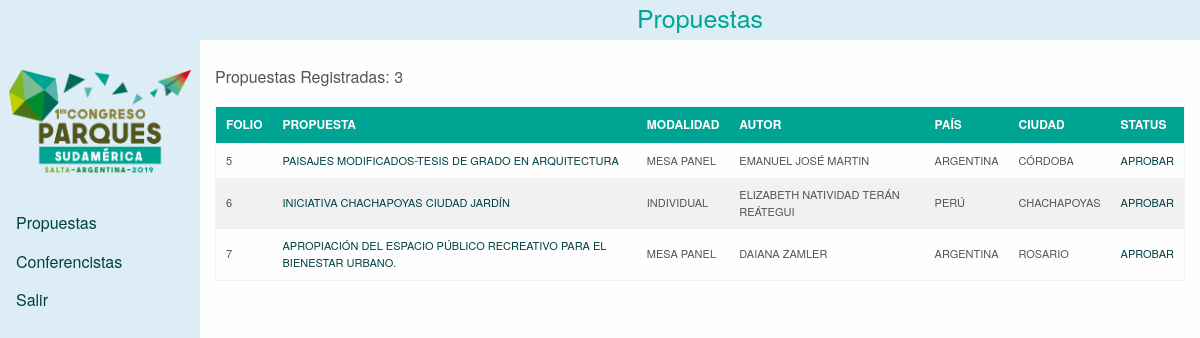
The page /cpanel/admin/propuestas.php on the database its author committed.
### tables this page shows
CREATE TABLE IF NOT EXISTS `conferencias` (
  `id_conferencia` int(5) NOT NULL AUTO_INCREMENT,
  `conferencia` varchar(400) NOT NULL,
  `conferencia_ing` varchar(400) DEFAULT NULL,
  `id_tema` int(5) NOT NULL,
  `id_tipo` int(5) DEFAULT '1',
  `descripcion` text NOT NULL,
  `descripcion_ing` text,
  `justificacion` text NOT NULL,
  `objetivo1` text NOT NULL,
  `objetivo2` text NOT NULL,
  `objetivo3` text NOT NULL,
  `modalidad` varchar(100) NOT NULL,
  `status` varchar(100) DEFAULT NULL,
  `fecha` date DEFAULT NULL,
  `inicio` time DEFAULT NULL,
  `fin` time DEFAULT NULL,
  `salon` int(5) DEFAULT NULL,
  PRIMARY KEY (`id_conferencia`),
  KEY `id_tema` (`id_tema`),
  KEY `id_tipo` (`id_tipo`),
  KEY `salon` (`salon`)
);

### cpanel/class/conexion.php (called while the page is built, shortened)
<?php
class Conexion{
  public function __construct() {
    $this->conexion_db = new mysqli(DB_SERVER, DB_USUARIO, DB_CONTRASENA, DB_NOMBRE);
  }
}
 ?>

### cpanel/class/classPropuestas.php (called while the page is built, shortened)
<?php
class MostrarConferencia extends Conexion{
    public function listaPropuestas(){
      $resultado = $this->conexion_db->query('SELECT DISTINCT a.id_conferencia, a.conferencia, a.modalidad, a.status, b.nombre,
                                            b.apellidos, b.pais, b.ciudad FROM conferencias AS a
                                            INNER JOIN aspirante AS b
                                            ON a.id_conferencia = b.id_conferencia
                                            GROUP BY id_conferencia');
      $respuesta = $resultado->fetch_all(MYSQLI_ASSOC);
      return $respuesta;
    }
    public function totalPropuestas(){
      $consulta = $this->conexion_db->query("SELECT count(id_conferencia) AS totalRegistros FROM conferencias WHERE status IS NULL ");
      $respuesta = $consulta->fetch_all(MYSQLI_ASSOC);
      foreach ($respuesta as $value) {
        $resultado = $value['totalRegistros'];
      }
      return $resultado;
    }
}
 ?>

### cpanel/admin/propuestas.php (the view, shortened to what this page needs)
<?php session_start();
$propuestas = new MostrarConferencia();
 ?>
<!DOCTYPE html>
<html lang="es">
  <head>
    <link rel="stylesheet" href="../css/style.css">
    <link rel="stylesheet" href="../../css/foundation/foundation.min.css">
    <link rel="stylesheet" href="https://cdnjs.cloudflare.com/ajax/libs/foundicons/3.0.0/foundation-icons.css">
  </head>
  <body>
    <header>
      <div class="rows">
        <div class="column medium-10 medium-offset-2 text-center">
          <h4>Propuestas </h4>
        </div>
      </div>
    </header>
    <main class="row expanded">
      <div class="medium-2">
        <?php include("inc/menu.php") ?>
      </div>
      <section class="column medium-10">
        <?php
          $total_propuestas = $propuestas->totalPropuestas(); echo "<br><p>Propuestas Registradas: ". $total_propuestas. " </p>";
          $array_propuestas = $propuestas->listaPropuestas();
          echo "<table class='tablaResultados'>
                <thead>
                  <tr>
                    <th>Folio</th>
                    <th>Propuesta</th>
                    <th>Modalidad</th>
                    <th>Autor</th>
                    <th>País</th>
                    <th>Ciudad</th>
                    <th>Status</th>
                  </tr>
                </thead>";
                    foreach ($array_propuestas as $valor) {
                      echo $x ="<tr id='".$valor['id_conferencia']."'>
                        <td>".$valor['id_conferencia']."</td>
                        <td><a href='descripcionPropuesta.php?id=".$valor['id_conferencia']."'>".$valor['conferencia']."<a></td>
                        <td>".$valor['modalidad']."</td>
                        <td>".$valor['nombre']." ".$valor['apellidos']."</td>
                        <td>".$valor['pais']."</td>
                        <td>".$valor['ciudad']."</td>";
                        if( $valor['status'] == NULL){
                            echo "<td><a href='aceptarPropuesta.php?id=".$valor['id_conferencia']."'>Aprobar</a></td>";
                        }
                        else{
                          echo "<td class='aceptada'>Aceptada</a></td>";
                        }
                      echo "</tr> ";
        }
        echo"</table>";
         ?>
      </section>
    </main>
  </body>
</html>

### cpanel/admin/inc/menu.php
<nav class="menuPrincipal">
  <div class="text-center">
    <figure class="logotipoMenu">
      <img src="../../img/congreso_parques_sudamerica.png" alt="">
    </figure>
  </div>
  <ul class="vertical menu accordion-menu" data-accordion-menu data-submenu-toggle="true" >
    <li>
        <li><a href="propuestas.php"><i class="fi-archive"></i> Propuestas</a>
    </li>
    <li><a href="conferencista.php"><i class="fi-torsos-all"></i> Conferencistas</a></li>
  </li>
    <li><a href="closet.php"><i class="fi-power"></i> Salir</a></li>
  </ul>
</nav>

### cpanel/css/style.css (style rules this page uses)
header { background: #DCEDF6; height: 5vh; color: #00A493; }
.logotipoMenu img { height: 13vh; margin: 30px 0 30px 0; }
.menuPrincipal { background: #DCEDF6; height: 100%; min-height: 95vh; }
main { color: #545454; }
.tablaResultados { text-transform: uppercase; font-size: 11px; }
.tablaResultados thead { background-color: #00A493; color: white; font-size: 12px; }

### rows shown on the page
conferencias: id_conferencia "5", conferencia "PAISAJES MODIFICADOS-TESIS DE GRADO EN ARQUITECTURA", modalidad "MESA PANEL", nombre "EMANUEL JOSÉ", apellidos "MARTIN", pais "ARGENTINA", ciudad "CÓRDOBA"
conferencias: id_conferencia "6", conferencia "INICIATIVA CHACHAPOYAS CIUDAD JARDÍN", modalidad "INDIVIDUAL", nombre "ELIZABETH NATIVIDAD", apellidos "TERÁN REÁTEGUI", pais "PERÚ", ciudad "CHACHAPOYAS"
conferencias: id_conferencia "7", conferencia "APROPIACIÓN DEL ESPACIO PÚBLICO RECREATIVO PARA EL BIENESTAR URBANO.", modalidad "MESA PANEL", nombre "DAIANA", apellidos "ZAMLER", pais "ARGENTINA", ciudad "ROSARIO"

### other values the page prints
$total_propuestas "3"
